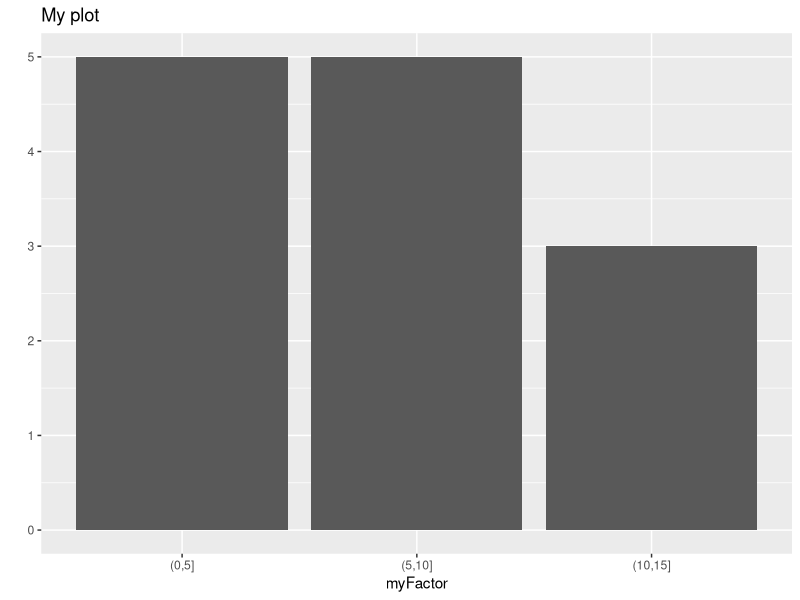

Source code (R): (Note: this script raises an error after producing the figure.)
## ---- chunk 1
myVector <- c(1,2,3,4,5,6,7,8,9,10,11,12,13)
myVector
## ---- chunk 2
myFactor <- cut(myVector, breaks=c(0,5,10,15))
myFactor
## ---- chunk 3
myDataframe <- data.frame(myvec=myVector, myfac=myFactor)
str(myDataframe)
## ---- chunk 4
table(myFactor)
## ---- chunk 5
library(ggplot2)
qplot(myFactor, main="My plot")
## ---- chunk 6
# correct answer. echo=FALSE means that this code will not be displayed.
dontlook[[2]] <<- function(x) {
  factor_var <- x[,sapply(x,is.factor)]
  qplot(factor_var)
}
